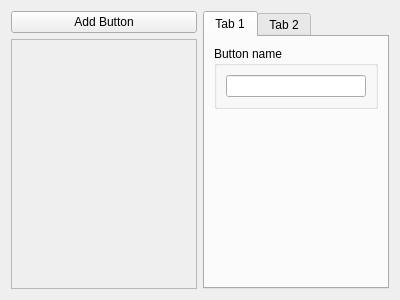
<?xml version="1.0" encoding="UTF-8"?>
<ui version="4.0">
 <class>Form</class>
 <widget class="QWidget" name="Form">
  <property name="geometry">
   <rect>
    <x>0</x>
    <y>0</y>
    <width>400</width>
    <height>300</height>
   </rect>
  </property>
  <property name="windowTitle">
   <string>Form</string>
  </property>
  <layout class="QHBoxLayout" name="horizontalLayout">
   <item>
    <layout class="QVBoxLayout" name="verticalLayout">
     <item>
      <widget class="QPushButton" name="add_button">
       <property name="text">
        <string>Add Button</string>
       </property>
       <property name="icon">
        <iconset>
         <normaloff>icons/plus.svg</normaloff>icons/plus.svg</iconset>
       </property>
      </widget>
     </item>
     <item>
      <widget class="QScrollArea" name="scrollArea">
       <property name="widgetResizable">
        <bool>true</bool>
       </property>
       <property name="alignment">
        <set>Qt::AlignmentFlag::AlignLeading|Qt::AlignmentFlag::AlignLeft|Qt::AlignmentFlag::AlignTop</set>
       </property>
       <widget class="QWidget" name="scrollAreaWidgetContents">
        <property name="geometry">
         <rect>
          <x>0</x>
          <y>0</y>
          <width>184</width>
          <height>248</height>
         </rect>
        </property>
        <layout class="QVBoxLayout" name="container_layout"/>
       </widget>
      </widget>
     </item>
    </layout>
   </item>
   <item>
    <widget class="QTabWidget" name="tabWidget">
     <property name="currentIndex">
      <number>0</number>
     </property>
     <widget class="QWidget" name="tab">
      <attribute name="title">
       <string>Tab 1</string>
      </attribute>
      <layout class="QVBoxLayout" name="verticalLayout_3">
       <item>
        <widget class="QGroupBox" name="groupBox">
         <property name="title">
          <string>Button name</string>
         </property>
         <layout class="QVBoxLayout" name="verticalLayout_2">
          <item>
           <widget class="QLineEdit" name="button_name_line_edit"/>
          </item>
         </layout>
        </widget>
       </item>
       <item>
        <spacer name="verticalSpacer">
         <property name="orientation">
          <enum>Qt::Orientation::Vertical</enum>
         </property>
         <property name="sizeHint" stdset="0">
          <size>
           <width>20</width>
           <height>40</height>
          </size>
         </property>
        </spacer>
       </item>
      </layout>
     </widget>
     <widget class="QWidget" name="tab_2">
      <attribute name="title">
       <string>Tab 2</string>
      </attribute>
     </widget>
    </widget>
   </item>
  </layout>
 </widget>
 <resources/>
 <connections/>
</ui>
